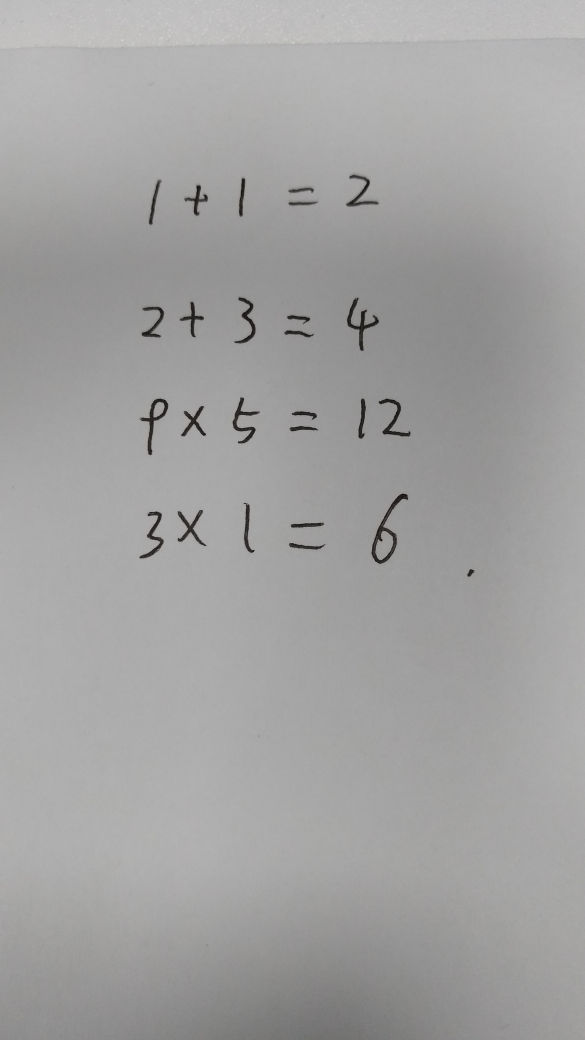
#> input picture images/24.jpg, 2340 x 4160 px (shown at 1/4 size)
$ python project_segmentation.py
#> lines starting #> are read from the running program, lines starting #| are printed output that depends on the picture; after the words box and inside, x2 and y2 are one past the last pixel; in counts of white or black regions, pixels touching at a corner belong together
### core/img_process.py
# coding: utf-8

import numpy as np
import cv2
import matplotlib.pyplot as plt
import matplotlib.patches as patches
import random


def read_img(file_name, color_inv_norm=True):
    """
    read a image from local file system
    :param file_name:
    :param color_inv_norm:
    :return:
    """
#> called with file_name = 'images/24.jpg', color_inv_norm = True
    img = cv2.imread(file_name, cv2.IMREAD_GRAYSCALE)

    if color_inv_norm:
        img = 255 - img
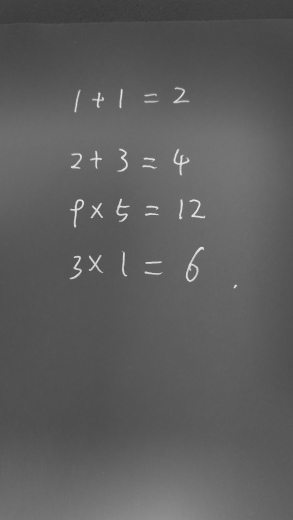
#> img: shape (4160, 2340) (shown at 1/8 size); min 26, max 255, mean 93.2

        # img = remove_back(img, np.ones((5, 5), np.uint8))

        img[img < 50] = 0
#> img: shape (4160, 2340); under 0.01% of pixels changed, all inside (x1, y1, x2, y2) = (40, 0, 2333, 191)
        img = img / 255.0
    else:
        img[img < 50] = 0
        img = img / 255.0

    return img


# [27 lines left out: function remove_back, not called in this run]


def region2ndarray(img, region):
    """
    convert a region of img to ndarray
    :param img:
    :param region:
    :return:
    """
    array = img[region.get_y(): region.get_y() + region.get_height(),
                region.get_x(): region.get_x() + region.get_width()]
    return array


# [20 lines left out: functions get_hist, get_region_img, not called in this run]


def get_resize_padding_img(img, size=None, padding=None):
    """

    :param img:
    :param size:
    :param padding:
    :return:
    """
    if size and padding:
        sub_img = cv2.resize(img, size)
        sub_img = np.pad(sub_img, padding, mode='constant')
        sub_img = np.pad(sub_img, ((3,), (3,)), mode='constant')
    else:
        sub_img = cv2.resize(img, (28, 28))
    return sub_img


def show_all_regions(img, regions, layer=0):
    """
    show all question regions and number regions with matplotlib
    :param img:
    :param regions:
    :param layer:
    :return:
    """
    plt.figure(0)
    plt.imshow(img, cmap='gray')
    cu = plt.gca()

    for i, question_region in regions.items():
        if layer in [0, 1]:
            cu.add_patch(patches.Rectangle(
                (question_region.get_x(), question_region.get_y()),
                question_region.get_width(), question_region.get_height(),
                linewidth=2, edgecolor='c', facecolor='none'
            ))
        if layer in [0, 2]:
            for j, number_region in question_region.get_sub_regions().items():
                cu.add_patch(patches.Rectangle(
                    (question_region.get_x() + number_region.get_x(),
                     question_region.get_y() + number_region.get_y()),
                    number_region.get_width(), number_region.get_height(),
                    linewidth=1, edgecolor='y', facecolor='none'
                ))
    plt.show()


# [16 lines left out: function save_all_regions, not called in this run]

### core/segmentation.py
# coding: utf-8

from bean.region import Region
from collections import OrderedDict
from core.img_process import *


def get_areas(proj_list, epsilon=0):
    """
    cut the image with the histgram
    :param proj_list: histgram
    :param epsilon: gap length
    :return: the divided areas
    """
    area_list = []
    s = -1
    eps = 0
    for i in range(len(proj_list)):
        if not proj_list[i] == 0 and s == -1:
            s = i
        if not proj_list[i] == 0:
            eps = 0
        if proj_list[i] == 0 and not s == -1:
            e = i
            if eps >= epsilon or i == len(proj_list) - 1:
                area_list.append((s, e - eps))
                s = -1
                eps = 0
            else:
                eps += 1
        if i == len(proj_list) - 1 and not proj_list[i] == 0:
            area_list.append((s, i))
    return area_list


def get_non0_index_scope(l):
    """

    :param l:
    :return:
    """
    if l[0]:
        start = 0
    else:
        start = l.index(True)
    l.reverse()
    if l[0]:
        end = 0
    else:
        end = l.index(True)
    end = len(l) - end
    return start, end


def get_min_content_area(img):
    """

    :param img:
    :return:
    """
    col_proj = (np.sum(img, axis=0) != 0).tolist()
    row_proj = (np.sum(img, axis=1) != 0).tolist()
    col_start, col_end = get_non0_index_scope(col_proj)
    row_start, row_end = get_non0_index_scope(row_proj)

    return row_start, row_end, col_start, col_end


def get_area_dict(img, row_list, col_list, resize=False, display=False):
    """
    obtain the region dict with format {'x0_y0', region}
    :param img:
    :param row_list:
    :param col_list:
    :param resize:
    :param display:
    :return:
    """
    areas = OrderedDict()
    for x0, x1 in row_list:
        for y0, y1 in col_list:
            # x0 x1-x0 y0 y1-y0 are abscissa width ordinate height
            # judge whether the area is only-black
            sub_img = img[y0: y1, x0: x1]
            # 去除较小的区域
            if np.sum(sub_img) <= 10:
                continue

            # 中心化图像
            row_start, row_end, col_start, col_end = get_min_content_area(sub_img)
            sub_img = sub_img[row_start: row_end, col_start: col_end]
            # print(row_start, row_end, col_start, col_end)

            if resize:
                # sub_img = cv2.blur(sub_img, (4, 4))
                # if x1 - x0 < y1 - y0:  # 铅直边较长
                #     change_rate = (y1 - y0 - 42) / float((y1 - y0))
                #     changed_width = int((x1 - x0) * (1 - change_rate))

                if col_end - col_start < row_end - row_start:  # 铅直边较长
                    change_rate = (row_end - row_start - 42) / float((row_end - row_start))
                    changed_width = int((col_end - col_start) * (1 - change_rate))

                    if changed_width % 2 == 1:
                        changed_width += 1
                    if changed_width == 0:
                        changed_width = 2
                    pad = (42 - changed_width) / 2
                    padding = ((0,), (int(pad),))

                    # print(y1 - y0, x1 - x0, 1 - change_rate, changed_width, pad)
                    # plt.imshow(sub_img)
                    # plt.show()

                    sub_img = get_resize_padding_img(sub_img, size=(changed_width, 42), padding=padding)

                    # kernel = np.ones((2, 2), np.uint8)
                    # sub_img = cv2.dilate(sub_img, kernel, iterations=1)

                    if display:
                        print('display')
                        plt.imshow(sub_img)
                        plt.show()

                else:  # 水平边较长
                    # change_rate = (x1 - x0 - 42) / float((x1 - x0))
                    # changed_height = int((y1 - y0) * (1 - change_rate))

                    change_rate = (col_end - col_start - 42) / float((col_end - col_start))
                    changed_height = int((row_end - row_start) * (1 - change_rate))

                    if changed_height % 2 == 1:
                        changed_height += 1
                    if changed_height == 0:
                        changed_height = 2
                    pad = (42 - changed_height) / 2
                    padding = ((int(pad),), (0,))

                    # print(y1 - y0, x1 - x0, 1 - change_rate, changed_height, pad)
                    # plt.imshow(sub_img)
                    # plt.show()

                    sub_img = get_resize_padding_img(sub_img, size=(42, changed_height), padding=padding)

                    # kernel = np.ones((2, 2), np.uint8)
                    # sub_img = cv2.dilate(sub_img, kernel, iterations=1)

                    if display:
                        print('display')
                        plt.imshow(sub_img)
                        plt.show()

            region = Region(x0, y0, x1 - x0, y1 - y0, sub_img)

            areas['%s_%s' % (x0, y0)] = region
    return areas


def project_cut(img, row_eps, col_eps, resize=False, display=False):
    """
    cut img with axis project
    :param img:
    :param row_eps:
    :param col_eps:
    :param resize:
    :param display:
    :return:
    """
#> called with row_eps = 78, col_eps = 10, resize = False, display = False
    row_proj = np.sum(img, axis=0)
#> row_proj = 2340 values, max 1756.3 at index 1447, min 1360.2 at index 2339, mean 1520.8
    col_proj = np.sum(img, axis=1)
#> col_proj = 4160 values, max 1125.2 at index 4158, min 580.9 at index 135, mean 855.4

    row_list = get_areas(row_proj, epsilon=row_eps)  # 横坐标list
#> the loop in get_areas, `for i in range(len(proj_list)):` made 2340 passes
#> after the loop in get_areas, `for i in range(len(proj_list)):`: area_list = [(0, 2339)]; s = 0
#> row_list = [(0, 2339)]
    col_list = get_areas(col_proj, epsilon=col_eps)  # 纵坐标list
#> the loop in get_areas (call 2), `for i in range(len(proj_list)):` made 4160 passes
#> col_list = [(0, 4159)]

    # questions area dict
    areas = get_area_dict(
        img, row_list, col_list, resize=resize, display=display)
#> the loop in get_area_dict, `for x0, x1 in row_list:` made 1 pass
#> (x0, x1) on pass 1: (0, 2339)
#> after the loop in get_area_dict, `for x0, x1 in row_list:`: areas = 1 item
#> areas = 1 item

    return areas

### bean/region.py
# coding: utf-8

from collections import OrderedDict


class Region(object):
    """
    This class is used to describe a rectangle.
    It has five vars include x, y, width, height and sub_regions,
        the sub_regions is also a Region object.
    """

    def __init__(self, x=0, y=0, width=0, height=0, img=None):
        self.x = x
        self.y = y
        self.width = width
        self.height = height
        self.sub_regions = OrderedDict()
        self.img = img
        self.recognition = None
        self.result = None
        # print 'Class has been initialized', vars(self)

    def get_x(self):
        return self.x

    def get_y(self):
        return self.y

    def get_width(self):
        return self.width

    def get_height(self):
        return self.height

    def set_x(self, x):
        self.x = x

    def set_y(self, y):
        self.y = y

    def set_width(self, width):
        self.width = width

    def set_height(self, height):
        self.width = height

    def get_sub_regions(self):
        return self.sub_regions

    def add_sub_region(self, region):
        self.sub_regions.append(region)

    def get_img(self):
        return self.img

    def set_img(self, img):
        self.img = img

    def get_recognition(self):
        return self.recognition

    def set_recognition(self, reco_str):
        self.recognition = reco_str

    def get_result(self):
        return self.result

    def set_result(self, result):
        self.result = result


# test
# [2 lines that do not run on import are left out]

### process/processor.py
# coding: utf-8

from core.segmentation import *
from core.cnn import CNN
from tensorflow.examples.tutorials.mnist import input_data
import os
import cv2
from sklearn.model_selection import train_test_split


def cut(img, row_eps, col_eps, display=False):
    """
    cut a image
    :param img:
    :param row_eps:
    :param col_eps:
    :param display:
    :return:
    """
    question_areas = project_cut(img, row_eps, col_eps)
#> question_areas = 1 item
    # show_all_regions(img, question_areas, layer=1)
    for k, v in question_areas.items():
        region_arr = region2ndarray(img, v)

        number_areas = project_cut(
            region_arr, 0, 0, resize=True, display=display)

        v.sub_regions = number_areas
#> this loop made 1 pass
#> k on pass 1: '0_0'
#> pass 1, in get_resize_padding_img, `sub_img = cv2.resize(img, size)`:
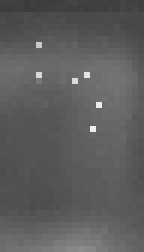
#> sub_img: shape (42, 24) float64 (shown 6 times larger); min 0.232, max 0.935, mean 0.364
#> pass 1, in get_resize_padding_img, `sub_img = np.pad(sub_img, padding, mode='constant')`:
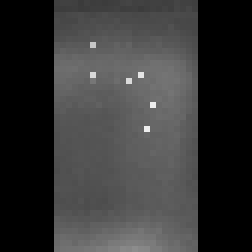
#> sub_img: shape (42, 42) float64 (shown 6 times larger); min 0, max 0.935, mean 0.208
#> pass 1, in get_resize_padding_img, `sub_img = np.pad(sub_img, ((3,), (3,)), mode='constant')`:
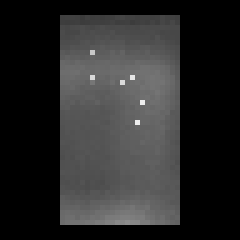
#> sub_img: shape (48, 48) float64 (shown 5 times larger); min 0, max 0.935, mean 0.159

    return question_areas


# [318 lines left out: functions save_region_as_jpg, get_extra_data, alg_train, get_new_data, alg_train_new, get_num_data and 3 more, not called in this run]


# [2 lines that do not run on import are left out]

### project_segmentation.py
# coding: utf-8

import cv2
import matplotlib.patches as patches
import matplotlib.pyplot as plt
import numpy as np
from core.img_process import *
from core.segmentation import *
from process.processor import *
import os
import sys


def run(file_name):
    """
    处理主流程
    :param file_name:
    :return:
    """
    img = read_img(file_name, color_inv_norm=True)
    regions = cut(img, row_eps=img.shape[1] / 30, col_eps=10)
#> regions = 1 item
    show_all_regions(img, regions, layer=2)
#> the loop in show_all_regions, `for i, question_region in regions.items():` made 1 pass
#> in show_all_regions, `plt.show()`:
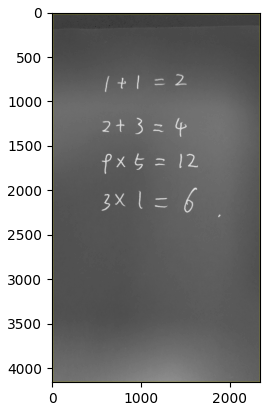
#> figure drawn by matplotlib, 1 panel


if __name__ == '__main__':

    # run('images/12.jpg')
    run('images/24.jpg')
    # [4 lines of commented-out code are left out]

$ run again, with images/12.jpg copied over images/24.jpg
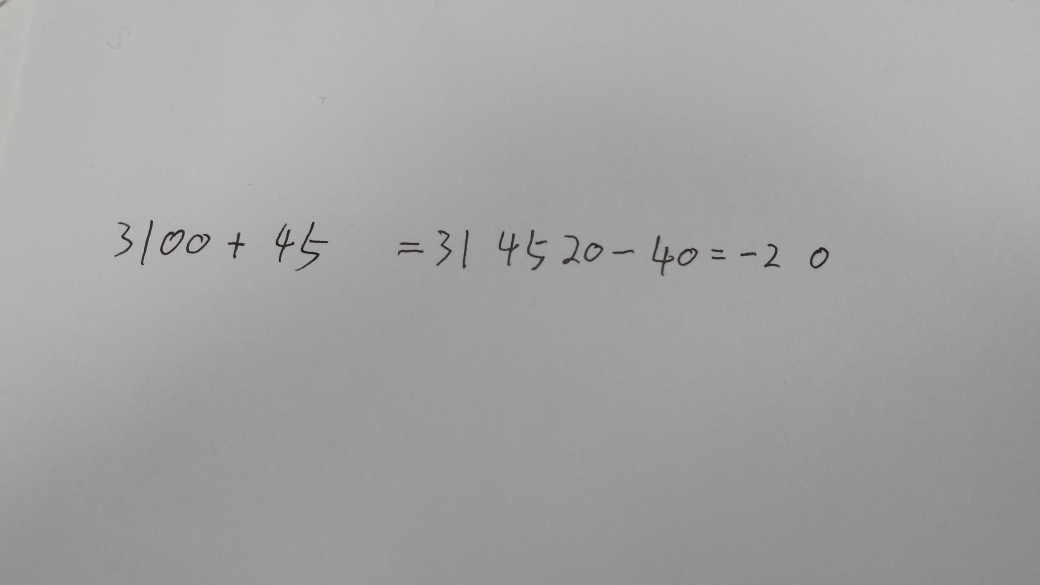
#> input picture images/12.jpg, 4160 x 2340 px (shown at 1/4 size)
#> in read_img, `img = 255 - img`:
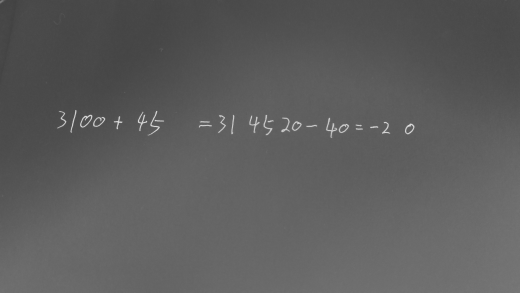
#> img: shape (2340, 4160) (shown at 1/8 size); min 46, max 249, mean 92.1
#> in project_cut, `row_proj = np.sum(img, axis=0)`: row_proj = 4160 values, max 899.8 at index 2126, min 756.5 at index 52, mean 845.1
#> in project_cut, `col_proj = np.sum(img, axis=1)`: col_proj = 2340 values, max 1769.8 at index 2338, min 1210.6 at index 47, mean 1502.4
#> the loop in get_areas, `for i in range(len(proj_list)):` made 4160 passes
#> after the loop in get_areas, `for i in range(len(proj_list)):`: area_list = [(0, 4159)]; s = 0
#> row_list = [(0, 4159)]
#> the loop in get_areas (call 2), `for i in range(len(proj_list)):` made 2340 passes
#> col_list = [(0, 2339)]
#> the loop in get_area_dict, `for x0, x1 in row_list:` made 1 pass
#> (x0, x1) on pass 1: (0, 4159)
#> after the loop in get_area_dict, `for x0, x1 in row_list:`: areas = 1 item
#> the loop in cut, `for k, v in question_areas.items():` made 1 pass
#> k on pass 1: '0_0'
#> the loop in show_all_regions, `for i, question_region in regions.items():` made 1 pass
#> in show_all_regions, `plt.show()`:
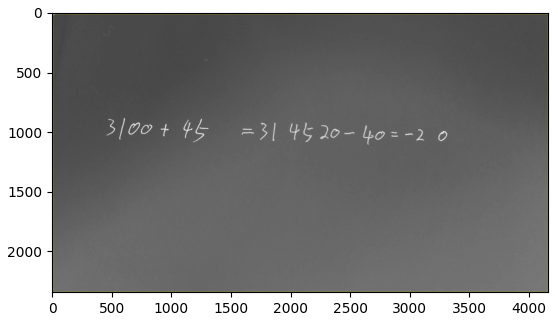
#> figure drawn by matplotlib, 1 panel

$ run again, with images/14.jpg copied over images/24.jpg
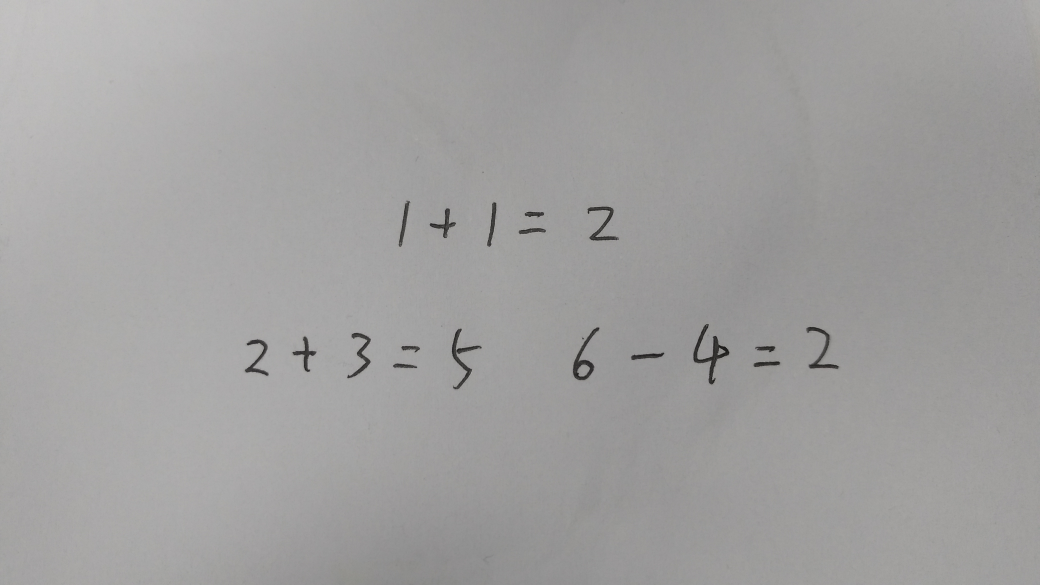
#> input picture images/14.jpg, 4160 x 2340 px (shown at 1/4 size)
#> in read_img, `img = 255 - img`:
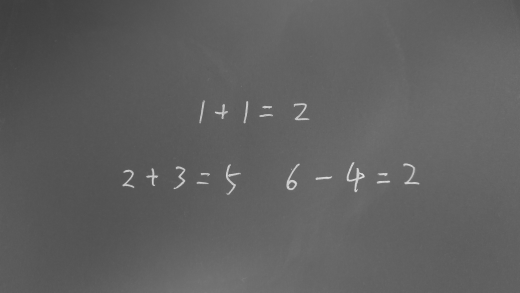
#> img: shape (2340, 4160) (shown at 1/8 size); min 59, max 249, mean 95.2
#> in project_cut, `row_proj = np.sum(img, axis=0)`: row_proj = 4160 values, max 996.9 at index 2854, min 736.1 at index 357, mean 873.9
#> in project_cut, `col_proj = np.sum(img, axis=1)`: col_proj = 2340 values, max 1729.7 at index 1460, min 1452.8 at index 28, mean 1553.6
#> the loop in get_areas, `for i in range(len(proj_list)):` made 4160 passes
#> after the loop in get_areas, `for i in range(len(proj_list)):`: area_list = [(0, 4159)]; s = 0
#> row_list = [(0, 4159)]
#> the loop in get_areas (call 2), `for i in range(len(proj_list)):` made 2340 passes
#> col_list = [(0, 2339)]
#> the loop in get_area_dict, `for x0, x1 in row_list:` made 1 pass
#> (x0, x1) on pass 1: (0, 4159)
#> after the loop in get_area_dict, `for x0, x1 in row_list:`: areas = 1 item
#> the loop in cut, `for k, v in question_areas.items():` made 1 pass
#> k on pass 1: '0_0'
#> the loop in show_all_regions, `for i, question_region in regions.items():` made 1 pass
#> in show_all_regions, `plt.show()`:
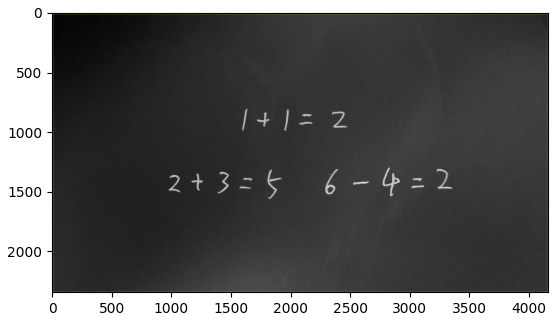
#> figure drawn by matplotlib, 1 panel
